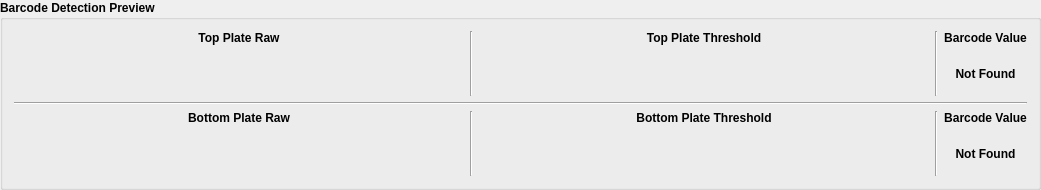
             <widget class="QGroupBox" name="groupBox_4">
              <property name="font">
               <font>
                <weight>75</weight>
                <bold>true</bold>
               </font>
              </property>
              <property name="styleSheet">
               <string notr="true"/>
              </property>
              <property name="title">
               <string>Barcode Detection Preview</string>
              </property>
              <layout class="QGridLayout" name="gridLayout_8">
               <item row="1" column="0">
                <widget class="Line" name="line_6">
                 <property name="orientation">
                  <enum>Qt::Horizontal</enum>
                 </property>
                </widget>
               </item>
               <item row="0" column="0">
                <layout class="QHBoxLayout" name="horizontalLayout_3">
                 <item>
                  <layout class="QVBoxLayout" name="verticalLayout_4">
                   <item>
                    <widget class="QLabel" name="label_7">
                     <property name="sizePolicy">
                      <sizepolicy hsizetype="Preferred" vsizetype="Fixed">
                       <horstretch>0</horstretch>
                       <verstretch>0</verstretch>
                      </sizepolicy>
                     </property>
                     <property name="font">
                      <font>
                       <weight>75</weight>
                       <bold>true</bold>
                      </font>
                     </property>
                     <property name="text">
                      <string>Top Plate Raw</string>
                     </property>
                     <property name="alignment">
                      <set>Qt::AlignCenter</set>
                     </property>
                    </widget>
                   </item>
                   <item>
                    <widget class="QLabel" name="barcode_preview_top_raw_label">
                     <property name="sizePolicy">
                      <sizepolicy hsizetype="Fixed" vsizetype="Fixed">
                       <horstretch>0</horstretch>
                       <verstretch>0</verstretch>
                      </sizepolicy>
                     </property>
                     <property name="minimumSize">
                      <size>
                       <width>450</width>
                       <height>45</height>
                      </size>
                     </property>
                     <property name="text">
                      <string/>
                     </property>
                    </widget>
                   </item>
                  </layout>
                 </item>
                 <item>
                  <widget class="Line" name="line_7">
                   <property name="orientation">
                    <enum>Qt::Vertical</enum>
                   </property>
                  </widget>
                 </item>
                 <item>
                  <layout class="QVBoxLayout" name="verticalLayout_5">
                   <item>
                    <widget class="QLabel" name="label_9">
                     <property name="sizePolicy">
                      <sizepolicy hsizetype="Preferred" vsizetype="Fixed">
                       <horstretch>0</horstretch>
                       <verstretch>0</verstretch>
                      </sizepolicy>
                     </property>
                     <property name="font">
                      <font>
                       <weight>75</weight>
                       <bold>true</bold>
                      </font>
                     </property>
                     <property name="text">
                      <string>Top Plate Threshold</string>
                     </property>
                     <property name="alignment">
                      <set>Qt::AlignCenter</set>
                     </property>
                    </widget>
                   </item>
                   <item>
                    <widget class="QLabel" name="barcode_preview_top_threshold_label">
                     <property name="sizePolicy">
                      <sizepolicy hsizetype="Fixed" vsizetype="Fixed">
                       <horstretch>0</horstretch>
                       <verstretch>0</verstretch>
                      </sizepolicy>
                     </property>
                     <property name="minimumSize">
                      <size>
                       <width>450</width>
                       <height>45</height>
                      </size>
                     </property>
                     <property name="text">
                      <string/>
                     </property>
                    </widget>
                   </item>
                  </layout>
                 </item>
                 <item>
                  <widget class="Line" name="line_8">
                   <property name="orientation">
                    <enum>Qt::Vertical</enum>
                   </property>
                  </widget>
                 </item>
                 <item>
                  <layout class="QVBoxLayout" name="verticalLayout_6">
                   <property name="sizeConstraint">
                    <enum>QLayout::SetDefaultConstraint</enum>
                   </property>
                   <item>
                    <widget class="QLabel" name="label_11">
                     <property name="sizePolicy">
                      <sizepolicy hsizetype="Minimum" vsizetype="Fixed">
                       <horstretch>0</horstretch>
                       <verstretch>0</verstretch>
                      </sizepolicy>
                     </property>
                     <property name="font">
                      <font>
                       <weight>75</weight>
                       <bold>true</bold>
                      </font>
                     </property>
                     <property name="text">
                      <string>Barcode Value</string>
                     </property>
                     <property name="alignment">
                      <set>Qt::AlignCenter</set>
                     </property>
                    </widget>
                   </item>
                   <item>
                    <widget class="QLabel" name="barcode_preview_top_barcode_label">
                     <property name="sizePolicy">
                      <sizepolicy hsizetype="Preferred" vsizetype="Fixed">
                       <horstretch>0</horstretch>
                       <verstretch>0</verstretch>
                      </sizepolicy>
                     </property>
                     <property name="minimumSize">
                      <size>
                       <width>0</width>
                       <height>45</height>
                      </size>
                     </property>
                     <property name="text">
                      <string>Not Found</string>
                     </property>
                     <property name="alignment">
                      <set>Qt::AlignCenter</set>
                     </property>
                    </widget>
                   </item>
                  </layout>
                 </item>
                </layout>
               </item>
               <item row="2" column="0">
                <layout class="QHBoxLayout" name="horizontalLayout_7">
                 <item>
                  <layout class="QVBoxLayout" name="verticalLayout_3">
                   <item>
                    <widget class="QLabel" name="label_3">
                     <property name="sizePolicy">
                      <sizepolicy hsizetype="Preferred" vsizetype="Fixed">
                       <horstretch>0</horstretch>
                       <verstretch>0</verstretch>
                      </sizepolicy>
                     </property>
                     <property name="font">
                      <font>
                       <weight>75</weight>
                       <bold>true</bold>
                      </font>
                     </property>
                     <property name="text">
                      <string>Bottom Plate Raw</string>
                     </property>
                     <property name="alignment">
                      <set>Qt::AlignCenter</set>
                     </property>
                    </widget>
                   </item>
                   <item>
                    <widget class="QLabel" name="barcode_preview_bottom_raw_label">
                     <property name="sizePolicy">
                      <sizepolicy hsizetype="Fixed" vsizetype="Fixed">
                       <horstretch>0</horstretch>
                       <verstretch>0</verstretch>
                      </sizepolicy>
                     </property>
                     <property name="minimumSize">
                      <size>
                       <width>450</width>
                       <height>45</height>
                      </size>
                     </property>
                     <property name="text">
                      <string/>
                     </property>
                    </widget>
                   </item>
                  </layout>
                 </item>
                 <item>
                  <widget class="Line" name="line_9">
                   <property name="orientation">
                    <enum>Qt::Vertical</enum>
                   </property>
                  </widget>
                 </item>
                 <item>
                  <layout class="QVBoxLayout" name="verticalLayout_7">
                   <item>
                    <widget class="QLabel" name="label_5">
                     <property name="sizePolicy">
                      <sizepolicy hsizetype="Preferred" vsizetype="Fixed">
                       <horstretch>0</horstretch>
                       <verstretch>0</verstretch>
                      </sizepolicy>
                     </property>
                     <property name="font">
                      <font>
                       <weight>75</weight>
                       <bold>true</bold>
                      </font>
                     </property>
                     <property name="text">
                      <string>Bottom Plate Threshold</string>
                     </property>
                     <property name="alignment">
                      <set>Qt::AlignCenter</set>
                     </property>
                    </widget>
                   </item>
                   <item>
                    <widget class="QLabel" name="barcode_preview_bottom_threshold_label">
                     <property name="sizePolicy">
                      <sizepolicy hsizetype="Fixed" vsizetype="Fixed">
                       <horstretch>0</horstretch>
                       <verstretch>0</verstretch>
                      </sizepolicy>
                     </property>
                     <property name="minimumSize">
                      <size>
                       <width>450</width>
                       <height>45</height>
                      </size>
                     </property>
                     <property name="text">
                      <string/>
                     </property>
                    </widget>
                   </item>
                  </layout>
                 </item>
                 <item>
                  <widget class="Line" name="line_10">
                   <property name="orientation">
                    <enum>Qt::Vertical</enum>
                   </property>
                  </widget>
                 </item>
                 <item>
                  <layout class="QVBoxLayout" name="verticalLayout_8">
                   <property name="sizeConstraint">
                    <enum>QLayout::SetDefaultConstraint</enum>
                   </property>
                   <item>
                    <widget class="QLabel" name="label_13">
                     <property name="sizePolicy">
                      <sizepolicy hsizetype="Minimum" vsizetype="Fixed">
                       <horstretch>0</horstretch>
                       <verstretch>0</verstretch>
                      </sizepolicy>
                     </property>
                     <property name="font">
                      <font>
                       <weight>75</weight>
                       <bold>true</bold>
                      </font>
                     </property>
                     <property name="text">
                      <string>Barcode Value</string>
                     </property>
                     <property name="alignment">
                      <set>Qt::AlignCenter</set>
                     </property>
                    </widget>
                   </item>
                   <item>
                    <widget class="QLabel" name="barcode_preview_bottom_barcode_label">
                     <property name="sizePolicy">
                      <sizepolicy hsizetype="Preferred" vsizetype="Fixed">
                       <horstretch>0</horstretch>
                       <verstretch>0</verstretch>
                      </sizepolicy>
                     </property>
                     <property name="minimumSize">
                      <size>
                       <width>0</width>
                       <height>45</height>
                      </size>
                     </property>
                     <property name="text">
                      <string>Not Found</string>
                     </property>
                     <property name="alignment">
                      <set>Qt::AlignCenter</set>
                     </property>
                    </widget>
                   </item>
                  </layout>
                 </item>
                </layout>
               </item>
              </layout>
             </widget>
